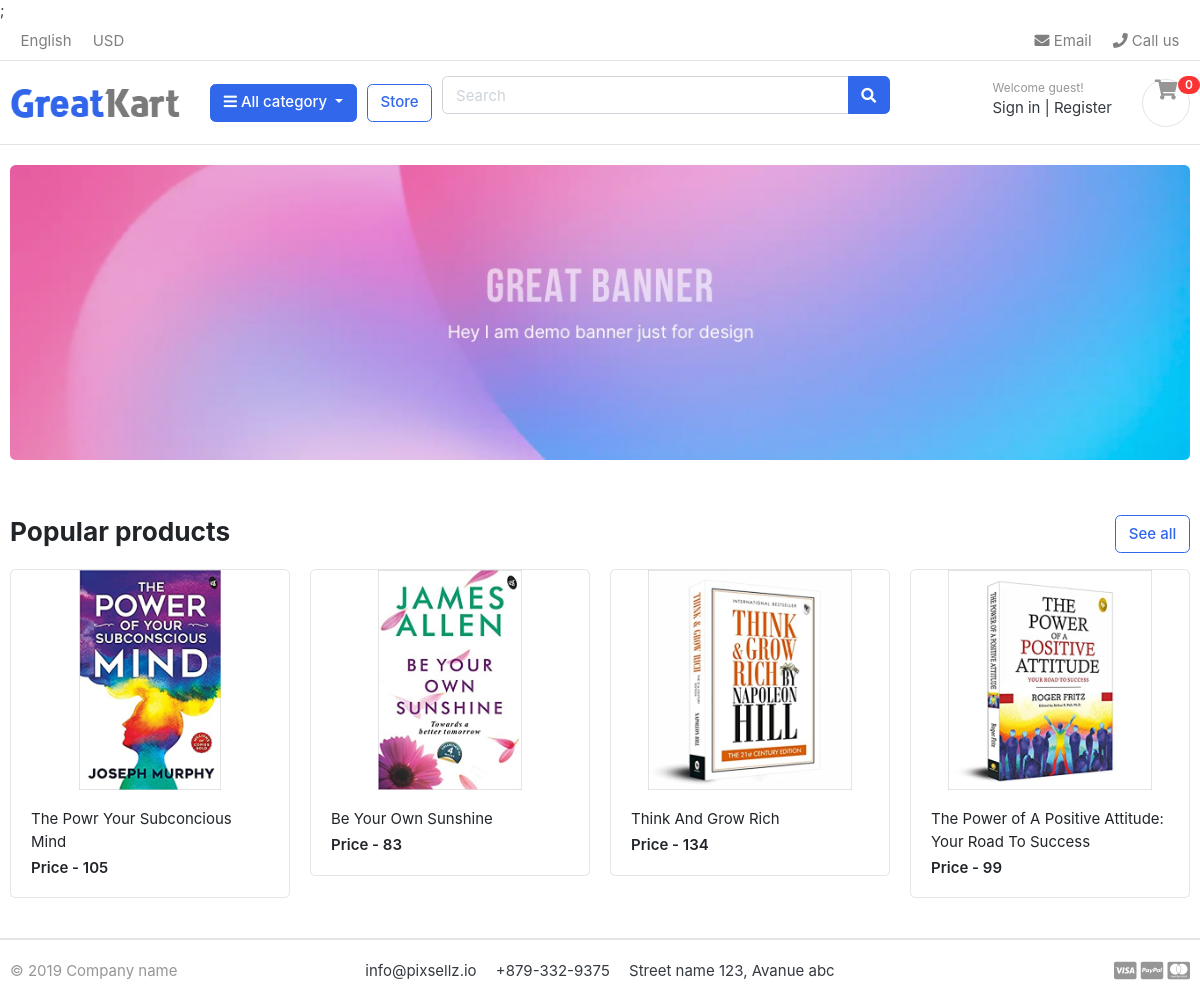
The page / on the database its author committed.
### tables this page shows
CREATE TABLE `books` (
  `id` int(11) NOT NULL,
  `book_name` varchar(100) NOT NULL,
  `author` varchar(50) NOT NULL,
  `discription` varchar(1000) NOT NULL,
  `price` int(11) NOT NULL,
  `quantity` int(11) NOT NULL,
  `image` varchar(500) DEFAULT NULL
);

### index.php (the view, shortened to what this page needs)
<?php  require 'connection.php' ?>;
<!DOCTYPE HTML>
<html lang="en">
<head>
<link href="css/bootstrap.css" rel="stylesheet" type="text/css"/>
<link href="fonts/fontawesome/css/all.min.css" type="text/css" rel="stylesheet">
<link href="css/ui.css" rel="stylesheet" type="text/css"/>
<link href="css/responsive.css" rel="stylesheet" media="only screen and (max-width: 1200px)" />
</head>
<body>
<header class="section-header">
<nav class="navbar p-md-0 navbar-expand-sm navbar-light border-bottom">
<div class="container">
  <div class="collapse navbar-collapse" id="navbarTop4">
    <ul class="navbar-nav mr-auto">
    	<li class="nav-item dropdown">
		 	<a href="#" class="nav-link">   English </a>
		</li>
		<li class="nav-item dropdown">
			<a href="#" class="nav-link"> USD </a>
		</li>
    </ul>
    <ul class="navbar-nav">
		<li><a href="#" class="nav-link"> <i class="fa fa-envelope"></i> Email </a></li>
		<li><a href="#" class="nav-link"> <i class="fa fa-phone"></i> Call us </a></li>
	</ul>
  </div>
</div>
</nav>
<section class="header-main border-bottom">
	<div class="container">
<div class="row align-items-center">
	<div class="col-lg-2 col-md-3 col-6">
		<a href="./" class="brand-wrap">
			<img class="logo" src="./images/logo.png">
		</a>
	</div>
	<div class="col-lg col-sm col-md col-6 flex-grow-0">
		<div class="category-wrap dropdown d-inline-block float-right">
			<button type="button" class="btn btn-primary dropdown-toggle" data-toggle="dropdown">
				<i class="fa fa-bars"></i> All category
			</button>
		</div>
	</div>
	<a href="./store.html" class="btn btn-outline-primary">Store</a>
	<div class="col-lg  col-md-6 col-sm-12 col">
		<form action="#" class="search">
			<div class="input-group w-100">
			    <input type="text" class="form-control" style="width:60%;" placeholder="Search">
			    <div class="input-group-append">
			      <button class="btn btn-primary" type="submit">
			        <i class="fa fa-search"></i>
			      </button>
			    </div>
		    </div>
		</form>
	</div>
	<div class="col-lg-3 col-sm-6 col-8 order-2 order-lg-3">
				<div class="d-flex justify-content-end mb-3 mb-lg-0">
					<div class="widget-header">
						<small class="title text-muted">Welcome guest!</small>
						<div>
							<a href="./signin.html">Sign in</a> <span class="dark-transp"> | </span>
							<a href="./register.html"> Register</a>
						</div>
					</div>
					<a href="./cart.html" class="widget-header pl-3 ml-3">
						<div class="icon icon-sm rounded-circle border"><i class="fa fa-shopping-cart"></i></div>
						<span class="badge badge-pill badge-danger notify">0</span>
					</a>
				</div>
			</div>
</div>
	</div>
</section>
</header>
<section class="section-intro padding-y-sm">
<div class="container">
<div class="intro-banner-wrap">
	<img src="images/banners/1.jpg" class="img-fluid rounded">
</div>
</div>
</section>
<section class="section-name padding-y-sm">
<div class="container">
<header class="section-heading">
	<a href="./store.html" class="btn btn-outline-primary float-right">See all</a>
	<h3 class="section-title">Popular products</h3>
</header>
<div class="row">
<?php
    $sql = "SELECT * FROM books";
    $result = mysqli_query($conn, $sql);
    if (mysqli_num_rows($result) > 0) {
      while($row = mysqli_fetch_assoc($result)) {?>
       <div class="col-md-3">
        <div class="card card-product-grid">
           <a href="./product-detail.php?id=<?php echo $row['id']; ?>"class="img-wrap"> <img src="uploads/<?php echo $row["image"] ?>"></a>
            <figcaption class="info-wrap">
                <a href="./product-detail.php?id=<?php echo $row['id']; ?>" class="title"><?php echo $row["book_name"] ?></a>
                <div class="price mt-1">Price  - <?php echo $row["price"] ?></div>
            </figcaption>
        </div>
    </div>
    <?php
      }
    } else {
      echo "0 results";
    }
?>
</div>
</div>
</section>
<footer class="section-footer border-top">
	<div class="container">
		<section class="footer-bottom border-top row">
			<div class="col-md-2">
				<p class="text-muted"> &copy 2019 Company name </p>
			</div>
			<div class="col-md-8 text-md-center">
				<span  class="px-2">info@pixsellz.io</span>
				<span  class="px-2">+879-332-9375</span>
				<span  class="px-2">Street name 123, Avanue abc</span>
			</div>
			<div class="col-md-2 text-md-right text-muted">
				<i class="fab fa-lg fa-cc-visa"></i>
				<i class="fab fa-lg fa-cc-paypal"></i>
				<i class="fab fa-lg fa-cc-mastercard"></i>
			</div>
		</section>
	</div>
</footer>
</body>
</html>

### css/ui.css (style rules this page uses)
html { font-family: "Inter", sans-serif; font-size: 15px; }
.img-wrap { text-align: center; display: block; }
.img-wrap img { max-width: 100%; }
.icon-xs, .icon-sm, .icon-md, .icon-lg { display: inline-block; text-align: center; flex-shrink: 0; flex-grow: 0; }
.icon-sm { width: 48px; height: 48px; line-height: 48px !important; font-size: 20px; }
.padding-y-sm { padding-top: 20px; padding-bottom: 20px; }
.section-heading { margin-bottom: 20px; margin-top: 15px; }
.section-title { color: #212529; }
p:last-child { margin-bottom: 0; }
.header-main { position: relative; padding-top: 1rem; padding-bottom: 1rem; }
.brand-wrap .logo, .navbar-brand .logo { margin-right: 7px; max-height: 42px; display: inline-block; }
.widget-header { display: inline-block; vertical-align: middle; position: relative; }
.widget-header a { color: #343a40; }
.widget-header i { color: #969696; }
.widget-header .title { display: block; }
.widget-header .notify { position: absolute; top: -3px; right: -10px; }
.footer-bottom { padding-top: 20px; padding-bottom: 20px; }
[class*=card-product] a.title { color: #212529; display: block; }
[class*=card-product] .img-wrap { overflow: hidden; position: relative; }
[class*=card-product] .img-wrap img { height: 100%; max-width: 100%; width: auto; display: inline-block; -o-object-fit: cover; object-fit: cover; }
.card-product-grid { margin-bottom: 20px; }
.card-product-grid .img-wrap { border-radius: 0.2rem 0.2rem 0 0; height: 220px; }
.card-product-grid .info-wrap { overflow: hidden; padding: 18px 20px; }
.card .img-wrap { overflow: hidden; }
.notify { position: absolute; top: -4px; right: -10px; display: inline-block; padding: 0.25em 0.6em; font-size: 12px; line-height: 1; text-align: center; border-radius: 3rem; color: #fff; background-color: #fa3434; }
.price { font-weight: 600; color: #212529; }

### rows shown on the page
books: image (picture), book_name "The Powr Your Subconcious Mind", price "105"
books: image (picture), book_name "Be Your Own Sunshine", price "83"
books: image (picture), book_name "Think And Grow Rich", price "134"
books: image (picture), book_name "The Power of A Positive Attitude: Your Road To Success", price "99"
